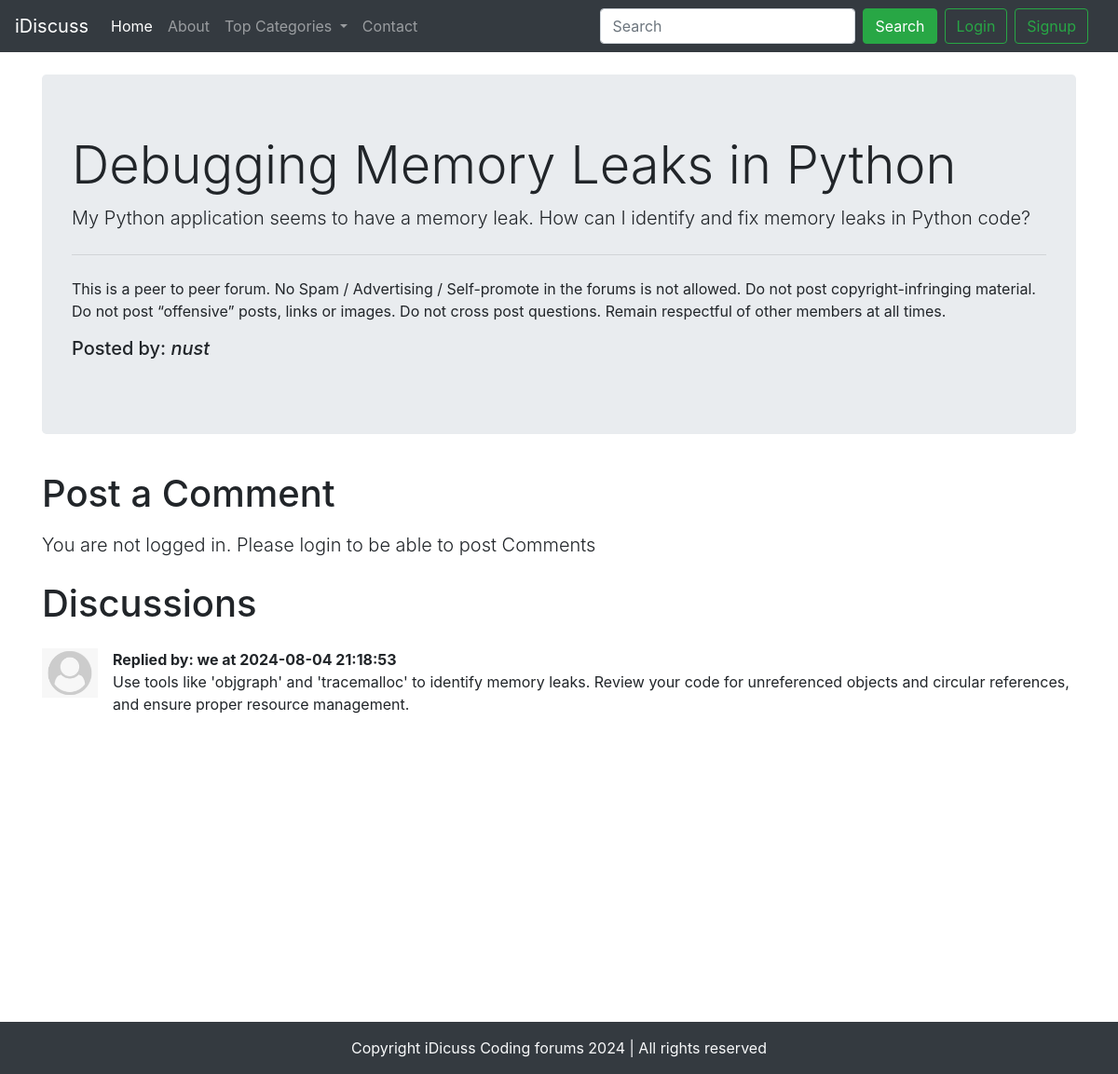
The app's page /thread.php?threadid=11 with its own data.
### tables this page shows
CREATE TABLE `threads` (
  `thread_id` int(7) NOT NULL,
  `thread_title` varchar(255) NOT NULL,
  `thread_desc` text NOT NULL,
  `thread_cat_id` int(7) NOT NULL,
  `thread_user_id` int(7) NOT NULL,
  `timestamp` datetime NOT NULL DEFAULT current_timestamp()
);

CREATE TABLE `users` (
  `sno` int(8) NOT NULL,
  `username` varchar(30) NOT NULL,
  `user_pass` varchar(255) NOT NULL,
  `timestamp` datetime NOT NULL DEFAULT current_timestamp(),
  `user_email` varchar(255) NOT NULL
);

CREATE TABLE `comments` (
  `comment_id` int(8) NOT NULL,
  `comment_content` text NOT NULL,
  `thread_id` int(8) NOT NULL,
  `comment_time` datetime NOT NULL,
  `comment_by` int(8) NOT NULL
);

### thread.php (the view, shortened to what this page needs)
<!doctype html>
<html lang="en">
<head>
    <link rel="stylesheet" href="https://cdn.jsdelivr.net/npm/bootstrap@4.4.1/dist/css/bootstrap.min.css"
>
</head>
<body>
    <?php include 'partials/_dbconnect.php';?>
    <?php include 'partials/_header.php';?>
    <?php
        $id = $_GET['threadid'];
        $sql = "SELECT * FROM `threads` WHERE thread_id = '$id'";
        $result = $conn->query($sql);
        while($row = $result->fetch_assoc()){
            $title = $row['thread_title'];
            $desc = $row['thread_desc'];
            $thread_user_id = $row['thread_user_id'];
            $sql2 = "SELECT username FROM `users` WHERE sno='$thread_user_id'";
            $result2 = $conn->query($sql2);
            $row2 = $result2->fetch_assoc();
            $posted_by = $row2['username'];
        }
        ?>
    <div class="container my-4">
        <div class="jumbotron">
            <h1 class="display-4"><?php echo $title;?></h1>
            <p class="lead"><?php echo $desc;?></p>
            <hr class="my-4">
            <p>This is a peer to peer forum. No Spam / Advertising / Self-promote in the forums is not allowed. Do not
                post copyright-infringing material. Do not post “offensive” posts, links or images. Do not cross post
                questions. Remain respectful of other members at all times.</p>
            <p>
            <h5>Posted by: <em><?php echo $posted_by; ?></em></h5>
            </p>
        </div>
    </div>
    <?php
if(isset($_SESSION['loggedin']) && $_SESSION['loggedin']==true){
 echo'   <div class="container">
        <h1 class="py-2">Post a Comment</h1>
       <form action="'.$_SERVER['REQUEST_URI'].'" method="post">
    <div class="form-group">
        <label for="exampleFormControlTextarea1">Type Your Comment</label>
        <input type="hidden" name="sno" value="'.$_SESSION['sno'].'">
        <textarea class="form-control" id="comment" name="comment" rows="3"></textarea>
    </div>
    <button type="submit" class="btn btn-success">Post Comment</button>
    </form>
    </div>';
    }
    else{
    echo ' <div class="container">
        <h1 class="py-2">Post a Comment</h1>
        <p class="lead">You are not logged in. Please login to be able to post Comments</p>
    </div>';
    }
    ?>
    <div class="container mb-5" id="ques">
        <h1 class="py-2">Discussions</h1>
        <?php
        $id = $_GET['threadid'];
        $sql = "SELECT * FROM `comments` WHERE thread_id= '$id'";
        $result = $conn->query($sql);
        while($row = $result->fetch_assoc()){
        $content = $row['comment_content'];
        $comment_time = $row['comment_time'];
        $comment_by = $row['comment_by'];
        $sql2 = "SELECT username FROM `users` WHERE sno='$comment_by'";
        $result2 = $conn->query($sql2);
        $row2 = $result2->fetch_assoc();
        echo '<div class="media my-3">
                <img src="images/user_default_image.png" width="60px" class="mr-3" alt="...">
                <div class="media-body">
                <div class="font-weight-bold my-0"> Replied by: '. $row2['username'] . ' at '. $comment_time. '</div>
                <p class="thread-desc">'. htmlspecialchars($content, ENT_QUOTES) . '</p>';
        echo '</div>
            </div>';
    }
        ?>
    </div>
    <?php include 'partials/_footer.php';?>
</body>
</html>

### thread.php (style rules this page uses)
#ques { min-height: 433px; }

### records on screen
threads: thread_title "Debugging Memory Leaks in Python", thread_desc "My Python application seems to have a memory leak. How can I identify and fix memory leaks in Python code?"
users: username "nust"
comments: users.username "we", comment_time "2024-08-04 21:18:53", comment_content "Use tools like 'objgraph' and 'tracemalloc' to identify memory leaks. Review your code for unreferenced objects and circular references, and ensure proper resource management."
